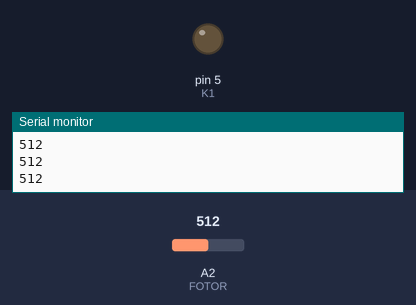
The sketch below on a simulated Arduino Uno, built with avr-gcc and run on an emulated ATmega328P. On the bench: output pins drawn as LEDs (lit = HIGH), the last lines printed to the serial monitor. The inputs (shaded band) are chosen by the test bench; at power-on: A2 (FOTOR) = 512.

Above: at 1.2 s.
1.3 s: A2 (FOTOR) set to 693
2.8 s: A2 (FOTOR) set to 709
At 4.0 s:
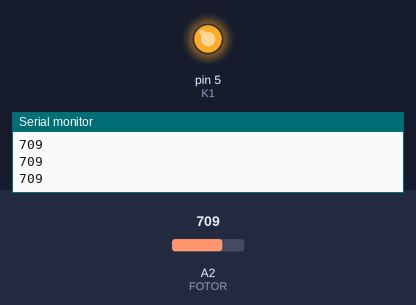
4.3 s: A2 (FOTOR) set to 690
At 5.5 s:
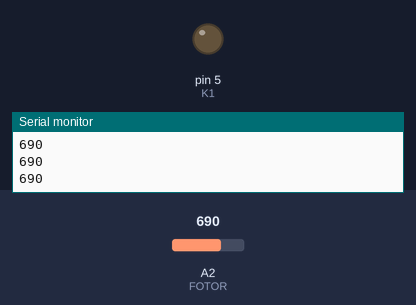
5.9 s: A2 (FOTOR) set to 710
At 6.9 s:
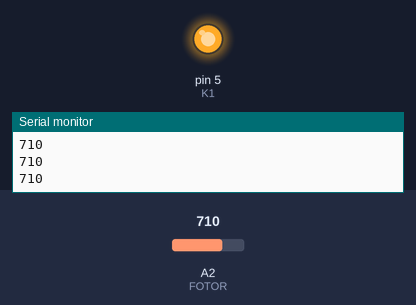
Timing chart, 0 to 8.5 s (numbered marks = the images above; inputs shaded):
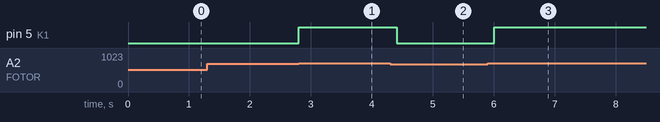

The sketch:

PRACTICA_4.1.ino
```cpp
#define K1 5
#define FOTOR A2

int vFR;

void setup() {
pinMode (K1,OUTPUT);
Serial.begin(9600);
}

void loop() {
vFR = analogRead(FOTOR);
Serial.println(vFR);
if(vFR < 700){
  digitalWrite(K1, LOW);
}
else{
  digitalWrite(K1,HIGH);
}
delay(200);
}
```

Measured:
- the behaviour switches between 699 and 700 on A2 (FOTOR) (found by bisection; images 0 and 1)
- after the input at 2.8 s, pin 5 (K1): LOW → HIGH at once
- after the input at 4.3 s, pin 5 (K1): HIGH → LOW after 0.11 s
- after the input at 5.9 s, pin 5 (K1): LOW → HIGH after 0.11 s
